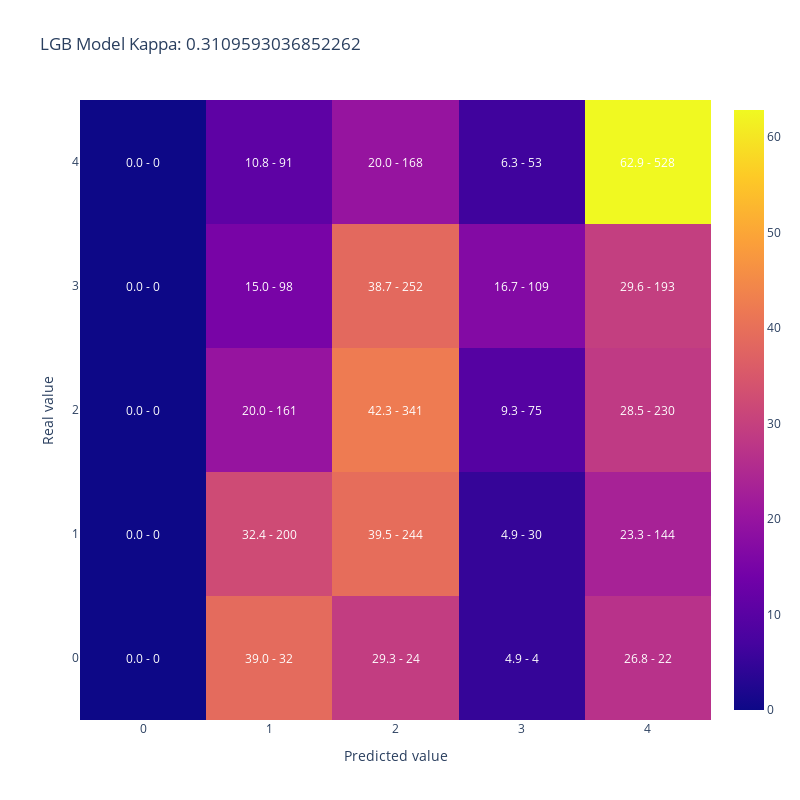

Notebook source saved alongside this figure:
### Code cell
plot_confusion_matrix(merged_datasets['AdoptionSpeed'],
                      merged_datasets['lgb_pred'], 
                    title = 'LGB Model Kappa: ' + str(cohen_kappa_score(merged_datasets['AdoptionSpeed'],
                                                                    merged_datasets['lgb_pred'], 
                                                                    weights='quadratic')))

### Figure 1 — Plotly figure (JSON) as saved in the notebook; plotly's stock layout.template omitted (floating-point values rounded to 4 significant figures)
{"data": [{"type": "heatmap", "x": [0, 1, 2, 3, 4], "y": [0, 1, 2, 3, 4], "z": [[0.0, 39.02, 29.27, 4.878, 26.83], [0.0, 32.36, 39.48, 4.854, 23.3], [0.0, 19.95, 42.26, 9.294, 28.5], [0.0, 15.03, 38.65, 16.72, 29.6], [0.0, 10.83, 20.0, 6.31, 62.86]]}], "layout": {"annotations": [{"font": {"color": "white"}, "showarrow": false, "text": "0.0 - 0", "x": 0, "xref": "x", "y": 0, "yref": "y"}, {"font": {"color": "white"}, "showarrow": false, "text": "39.0 - 32", "x": 1, "xref": "x", "y": 0, "yref": "y"}, {"font": {"color": "white"}, "showarrow": false, "text": "29.3 - 24", "x": 2, "xref": "x", "y": 0, "yref": "y"}, {"font": {"color": "white"}, "showarrow": false, "text": "4.9 - 4", "x": 3, "xref": "x", "y": 0, "yref": "y"}, {"font": {"color": "white"}, "showarrow": false, "text": "26.8 - 22", "x": 4, "xref": "x", "y": 0, "yref": "y"}, {"font": {"color": "white"}, "showarrow": false, "text": "0.0 - 0", "x": 0, "xref": "x", "y": 1, "yref": "y"}, {"font": {"color": "white"}, "showarrow": false, "text": "32.4 - 200", "x": 1, "xref": "x", "y": 1, "yref": "y"}, {"font": {"color": "white"}, "showarrow": false, "text": "39.5 - 244", "x": 2, "xref": "x", "y": 1, "yref": "y"}, {"font": {"color": "white"}, "showarrow": false, "text": "4.9 - 30", "x": 3, "xref": "x", "y": 1, "yref": "y"}, {"font": {"color": "white"}, "showarrow": false, "text": "23.3 - 144", "x": 4, "xref": "x", "y": 1, "yref": "y"}, {"font": {"color": "white"}, "showarrow": false, "text": "0.0 - 0", "x": 0, "xref": "x", "y": 2, "yref": "y"}, {"font": {"color": "white"}, "showarrow": false, "text": "20.0 - 161", "x": 1, "xref": "x", "y": 2, "yref": "y"}, {"font": {"color": "white"}, "showarrow": false, "text": "42.3 - 341", "x": 2, "xref": "x", "y": 2, "yref": "y"}, {"font": {"color": "white"}, "showarrow": false, "text": "9.3 - 75", "x": 3, "xref": "x", "y": 2, "yref": "y"}, {"font": {"color": "white"}, "showarrow": false, "text": "28.5 - 230", "x": 4, "xref": "x", "y": 2, "yref": "y"}, {"font": {"color": "white"}, "showarrow": false, "text": "0.0 - 0", "x": 0, "xref": "x", "y": 3, "yref": "y"}, {"font": {"color": "white"}, "showarrow": false, "text": "15.0 - 98", "x": 1, "xref": "x", "y": 3, "yref": "y"}, {"font": {"color": "white"}, "showarrow": false, "text": "38.7 - 252", "x": 2, "xref": "x", "y": 3, "yref": "y"}, {"font": {"color": "white"}, "showarrow": false, "text": "16.7 - 109", "x": 3, "xref": "x", "y": 3, "yref": "y"}, {"font": {"color": "white"}, "showarrow": false, "text": "29.6 - 193", "x": 4, "xref": "x", "y": 3, "yref": "y"}, {"font": {"color": "white"}, "showarrow": false, "text": "0.0 - 0", "x": 0, "xref": "x", "y": 4, "yref": "y"}, {"font": {"color": "white"}, "showarrow": false, "text": "10.8 - 91", "x": 1, "xref": "x", "y": 4, "yref": "y"}, {"font": {"color": "white"}, "showarrow": false, "text": "20.0 - 168", "x": 2, "xref": "x", "y": 4, "yref": "y"}, {"font": {"color": "white"}, "showarrow": false, "text": "6.3 - 53", "x": 3, "xref": "x", "y": 4, "yref": "y"}, {"font": {"color": "white"}, "showarrow": false, "text": "62.9 - 528", "x": 4, "xref": "x", "y": 4, "yref": "y"}], "height": 800, "title": {"text": "LGB Model Kappa: 0.3109593036852262"}, "width": 800, "xaxis": {"title": {"text": "Predicted value"}}, "yaxis": {"title": {"text": "Real value"}}}}
